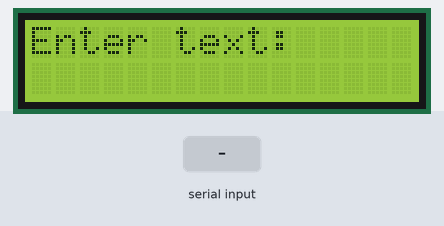
Bench run of a sketch on a simulated Arduino Uno, built with avr-gcc and run on an emulated ATmega328P. On the bench: 16×2 character LCD. The test bench sets the inputs (shaded band).

Above: at 1.2 s.
1.3 s: "1\n" received over Serial
At 1.8 s:
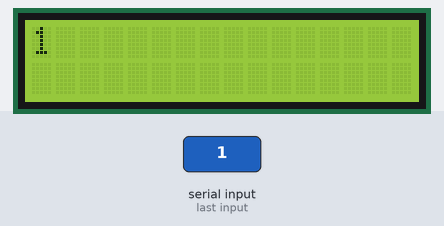
2.8 s: "0\n" received over Serial
At 4.0 s:
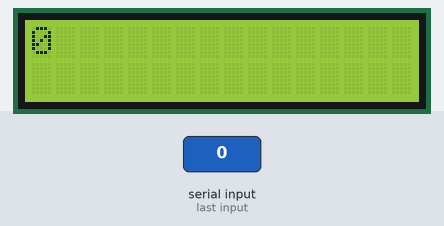
4.3 s: "2\n" received over Serial
At 5.3 s:
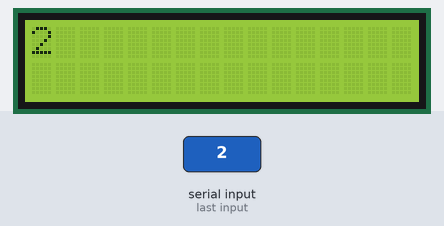
Timing chart, 0 to 7.3 s (numbered marks = the images above; inputs shaded):
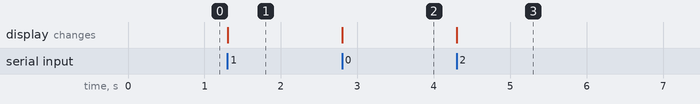

The sketch:

LCD_insert.ino
```cpp
#include <LiquidCrystal.h>

LiquidCrystal lcd(12,11,5,4,3,2);

void setup() {
    Serial.begin(9600);
    lcd.begin(16, 2);
    lcd.print("Enter text:");
}

void loop() {
    if (Serial.available()) {
        lcd.clear();
        String text = Serial.readStringUntil('\n');
        lcd.setCursor(0, 0);
        lcd.print(text.substring(0, 16)); // First line
        if (text.length() > 16) {
            lcd.setCursor(0, 1);
            lcd.print(text.substring(16, 32)); // Second line
        }
    }
}
```

Measured:
- after the input at 1.3 s, the display: changes at once (image 1)
- after the input at 2.8 s, the display: changes at once (image 2)
- after the input at 4.3 s, the display: changes at once (image 3)
